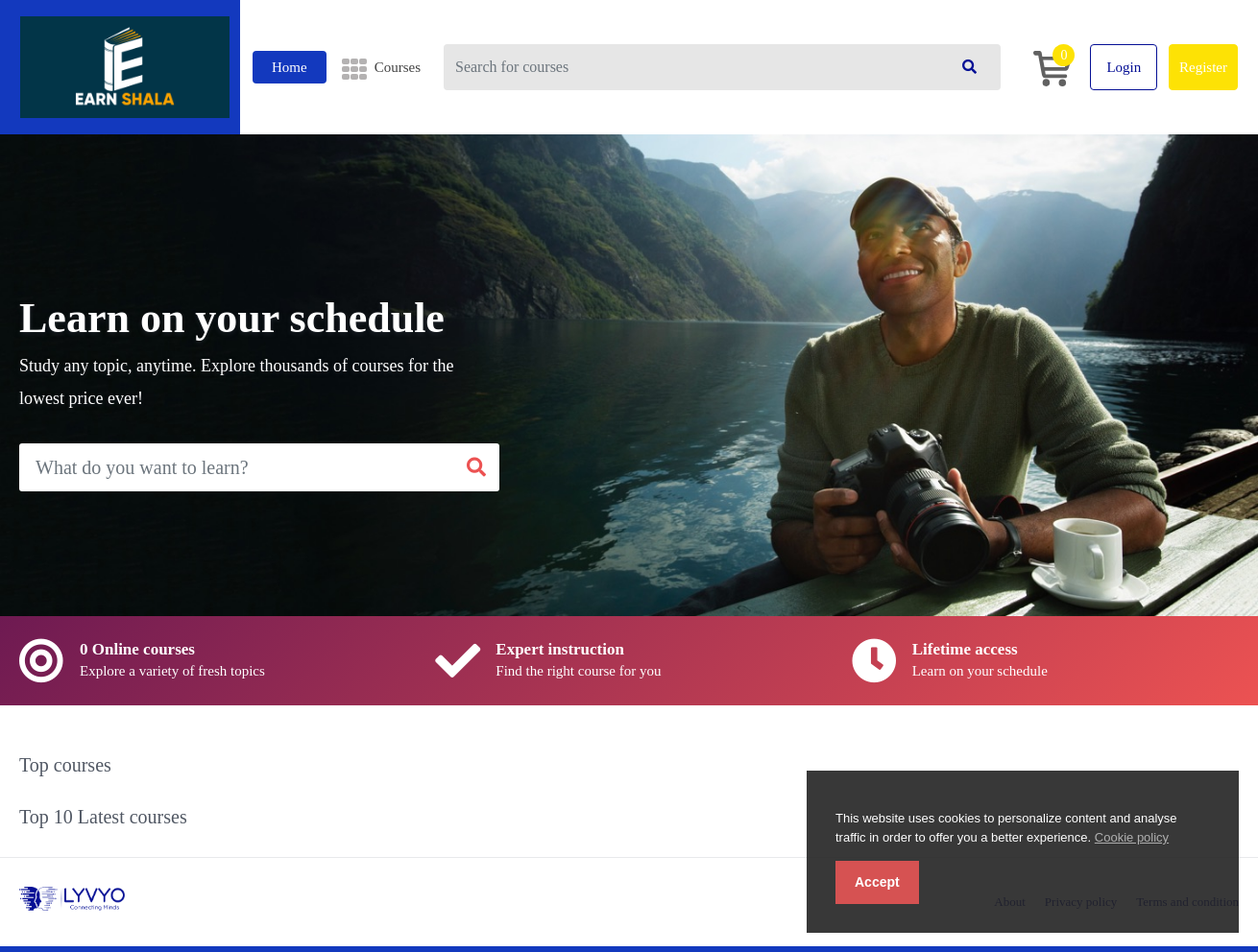
The app's page /index.php/home/home with its own data.
### tables this page shows
CREATE TABLE `frontend_settings` (
  `id` int(11) UNSIGNED NOT NULL,
  `key` varchar(255) DEFAULT NULL,
  `value` longtext
);

### application/controllers/Home.php (called while the page is built, shortened)
<?php
class Home extends CI_Controller {
    public function __construct()
    {
        $this->load->database();
        $this->load->library('session');
        $this->load->vars(compact('latestcourse'));
    }
    public function home() {
        $page_data['page_name'] = "home";
        $page_data['page_title'] = site_phrase('home');
        $this->load->view('frontend/'.get_frontend_settings('theme').'/index', $page_data);
    }
}

### index.php (called while the page is built, shortened)
<?php
require_once BASEPATH . 'core/CodeIgniter.php';

### application/helpers/common_helper.php (called while the page is built, shortened)
<?php  if ( ! defined('BASEPATH')) exit('No direct script access allowed');
if (! function_exists('get_frontend_settings')) {
    function get_frontend_settings($key = '') {
        $CI	=&	get_instance();
        $CI->db->where('key', $key);
        $result = $CI->db->get('frontend_settings')->row()->value;
        return $result;
    }
}

### application/helpers/multi_language_helper.php (called while the page is built, shortened)
<?php  if ( ! defined('BASEPATH')) exit('No direct script access allowed');
if ( ! function_exists('site_phrase'))
{
    function site_phrase($phrase = '') {
        $CI	=&	get_instance();
        $language_code = $CI->session->userdata('language');
        $key = strtolower(preg_replace('/\s+/', '_', $phrase));
        $langArray = openJSONFile($language_code);
        return $langArray[$key];
    }
}
if ( ! function_exists('openJSONFile'))
{
    function openJSONFile($code)
    {
        $jsonString = [];
        if (file_exists(APPPATH.'language/'.$code.'.json')) {
            $jsonString = file_get_contents(APPPATH.'language/'.$code.'.json');
            $jsonString = json_decode($jsonString, true);
        }
        return $jsonString;
    }
}

### application/helpers/addon_helper.php (called while the page is built, shortened)
<?php  if ( ! defined('BASEPATH')) exit('No direct script access allowed');
if (! function_exists('addon_status')) {
    function addon_status($unique_identifier = '') {
        $CI	=&	get_instance();
        $result = $CI->db->get_where('addons', array('unique_identifier' => $unique_identifier));
        if ($result->num_rows() > 0) {
            $result = $result->row_array();
            return $result['status'];
        } else {
            return 0;
        }
    }
}

### application/models/Crud_model.php (called while the page is built, shortened)
<?php
class Crud_model extends CI_Model
{
    public function get_status_wise_courses($status = "")
    {
        if (addon_status('scorm_course')) {
            if ($status != "") {
                $courses = $this->db->get_where('course', array('status' => $status));
            } else {
                $courses['draft'] = $this->db->get_where('course', array('status' => 'draft'));
                $courses['pending'] = $this->db->get_where('course', array('status' => 'pending'));
                $courses['active'] = $this->db->get_where('course', array('status' => 'active'));
            }
        } else {
            if ($status != "") {
                $courses = $this->db->get_where('course', array('status' => $status, 'course_type' => 'general'));
            } else {
                $courses['draft'] = $this->db->get_where('course', array('status' => 'draft', 'course_type' => 'general'));
                $courses['pending'] = $this->db->get_where('course', array('status' => 'pending', 'course_type' => 'general'));
                $courses['active'] = $this->db->get_where('course', array('status' => 'active', 'course_type' => 'general'));
            }
        }
        return $courses;
    }
    public function get_latest_10_course()
    {
        if (!addon_status('scorm_course')) {
            $this->db->where('course_type', 'general');
        }
        $this->db->order_by("id", "desc");
        $this->db->limit('10');
        $this->db->where('status', 'active');
        return $this->db->get('course')->result_array();
    }
    public function get_courses($category_id = "", $sub_category_id = "", $instructor_id = 0)
    {
        if ($category_id > 0 && $sub_category_id > 0 && $instructor_id > 0) {
            return $this->db->get_where('course', array('category_id' => $category_id, 'sub_category_id' => $sub_category_id, 'user_id' => $instructor_id));
        } elseif ($category_id > 0 && $sub_category_id > 0 && $instructor_id == 0) {
            return $this->db->get_where('course', array('category_id' => $category_id, 'sub_category_id' => $sub_category_id));
        } else {
            return $this->db->get('course');
        }
    }
}

### application/views/frontend/default/home.php (the view, shortened to what this page needs)
<section class="home-banner-area" style="background-image: url('<?= base_url("uploads/system/".get_frontend_settings('banner_image')); ?>');
        background-position: center center;
        background-size: cover;
        background-repeat: no-repeat;
        padding: 170px 0 130px;
        color: #fff;">
    <div class="container-lg">
        <div class="row">
            <div class="col">
                <div class="home-banner-wrap">
                    <h2><?php echo get_frontend_settings('banner_title'); ?></h2>
                    <p><?php echo get_frontend_settings('banner_sub_title'); ?></p>
                    <form class="" action="<?php echo site_url('home/search'); ?>" method="get">
                        <div class="input-group">
                            <input type="text" class="form-control" name = "query" placeholder="<?php echo site_phrase('what_do_you_want_to_learn'); ?>?">
                            <div class="input-group-append">
                                <button class="btn" type="submit"><i class="fas fa-search"></i></button>
                            </div>
                        </div>
                    </form>
                </div>
            </div>
        </div>
    </div>
</section>
<section class="home-fact-area">
    <div class="container-lg">
        <div class="row">
            <?php $courses = $this->crud_model->get_courses(); ?>
            <div class="col-md-4 d-flex">
                <div class="home-fact-box mr-md-auto mr-auto">
                    <i class="fas fa-bullseye float-left"></i>
                    <div class="text-box">
                        <h4><?php
                        $status_wise_courses = $this->crud_model->get_status_wise_courses();
                        $number_of_courses = $status_wise_courses['active']->num_rows();
                        echo $number_of_courses.' '.site_phrase('online_courses'); ?></h4>
                        <p><?php echo site_phrase('explore_a_variety_of_fresh_topics'); ?></p>
                    </div>
                </div>
            </div>
            <div class="col-md-4 d-flex">
                <div class="home-fact-box mr-md-auto mr-auto">
                    <i class="fa fa-check float-left"></i>
                    <div class="text-box">
                        <h4><?php echo site_phrase('expert_instruction'); ?></h4>
                        <p><?php echo site_phrase('find_the_right_course_for_you'); ?></p>
                    </div>
                </div>
            </div>
            <div class="col-md-4 d-flex">
                <div class="home-fact-box mr-md-auto mr-auto">
                    <i class="fa fa-clock float-left"></i>
                    <div class="text-box">
                        <h4><?php echo site_phrase('lifetime_access'); ?></h4>
                        <p><?php echo site_phrase('learn_on_your_schedule'); ?></p>
                    </div>
                </div>
            </div>
        </div>
    </div>
</section>
<section class="course-carousel-area">
    <div class="container-lg">
        <div class="row">
            <div class="col">
                <h2 class="course-carousel-title"><?php echo site_phrase('top_courses'); ?></h2>
</div>
</div>
</div>
</section>
<section class="course-carousel-area">
    <div class="container-lg">
        <div class="row">
            <div class="col">
                <h2 class="course-carousel-title"><?php echo site_phrase('top').' 10 '.site_phrase('latest_courses'); ?></h2>
    </div>
</div>
</div>
</section>

### application/views/frontend/default/eu-cookie.php (shortened to what this page needs)
<link rel="stylesheet" type="text/css" href="<?php echo site_url(); ?>assets/frontend/eu-cookie/purecookie.css" async />
<div class="cookieConsentContainer" id="cookieConsentContainer" style="opacity: .9; display: block; display: none;">
  <div class="cookieDesc">
    <p>
      <?php echo get_frontend_settings('cookie_note');?>
      <a class="link-cookie-policy" href="<?php echo site_url('home/cookie_policy'); ?>"><?php echo site_phrase('cookie_policy'); ?></a>
    </p>
  </div>
  <div class="cookieButton">
    <a onclick="cookieAccept();"><?php echo site_phrase('accept'); ?></a>
  </div>
</div>

### records on screen
frontend_settings: value "This website uses cookies to personalize content and analyse traffic in order to offer you a better experience."
frontend_settings: value (picture)
frontend_settings: value "Learn on your schedule"
frontend_settings: value "Study any topic, anytime. Explore thousands of courses for the lowest price ever!"

### other values on screen
sizeof($this->session->userdata('cart_items')) "0"
site_phrase('cookie_policy') "Cookie policy"
site_phrase('accept') "Accept"
$number_of_courses "0"
site_phrase('online_courses') "Online courses"
site_phrase('explore_a_variety_of_fresh_topics') "Explore a variety of fresh topics"
site_phrase('expert_instruction') "Expert instruction"
site_phrase('find_the_right_course_for_you') "Find the right course for you"
site_phrase('lifetime_access') "Lifetime access"
site_phrase('learn_on_your_schedule') "Learn on your schedule"
site_phrase('top_courses') "Top courses"
site_phrase('top') "Top"
site_phrase('latest_courses') "Latest courses"
